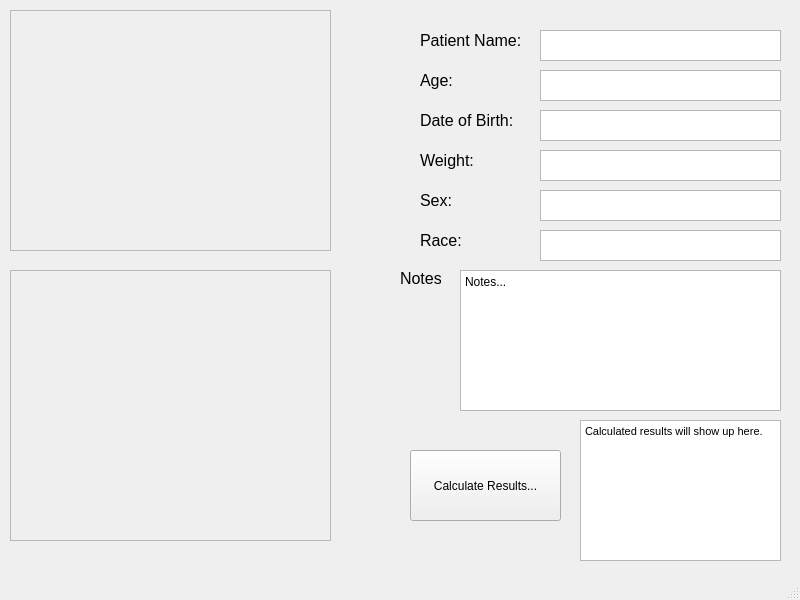
<?xml version="1.0" encoding="UTF-8"?>
<ui version="4.0">
 <class>QResultsWindow</class>
 <widget class="QMainWindow" name="QResultsWindow">
  <property name="geometry">
   <rect>
    <x>0</x>
    <y>0</y>
    <width>800</width>
    <height>600</height>
   </rect>
  </property>
  <property name="windowTitle">
   <string>Results</string>
  </property>
  <widget class="QWidget" name="centralwidget">
   <widget class="QFrame" name="SymptomSeverityFrame">
    <property name="geometry">
     <rect>
      <x>10</x>
      <y>10</y>
      <width>321</width>
      <height>241</height>
     </rect>
    </property>
    <property name="frameShape">
     <enum>QFrame::StyledPanel</enum>
    </property>
    <property name="frameShadow">
     <enum>QFrame::Raised</enum>
    </property>
   </widget>
   <widget class="QFrame" name="EyeTrackingFrame">
    <property name="geometry">
     <rect>
      <x>10</x>
      <y>270</y>
      <width>321</width>
      <height>271</height>
     </rect>
    </property>
    <property name="frameShape">
     <enum>QFrame::StyledPanel</enum>
    </property>
    <property name="frameShadow">
     <enum>QFrame::Raised</enum>
    </property>
   </widget>
   <widget class="QPlainTextEdit" name="plainTextEdit">
    <property name="geometry">
     <rect>
      <x>540</x>
      <y>70</y>
      <width>241</width>
      <height>31</height>
     </rect>
    </property>
   </widget>
   <widget class="QPlainTextEdit" name="patientNameText">
    <property name="geometry">
     <rect>
      <x>540</x>
      <y>30</y>
      <width>241</width>
      <height>31</height>
     </rect>
    </property>
   </widget>
   <widget class="QPlainTextEdit" name="plainTextEdit_3">
    <property name="geometry">
     <rect>
      <x>540</x>
      <y>150</y>
      <width>241</width>
      <height>31</height>
     </rect>
    </property>
   </widget>
   <widget class="QPlainTextEdit" name="plainTextEdit_4">
    <property name="geometry">
     <rect>
      <x>540</x>
      <y>110</y>
      <width>241</width>
      <height>31</height>
     </rect>
    </property>
   </widget>
   <widget class="QPlainTextEdit" name="plainTextEdit_7">
    <property name="geometry">
     <rect>
      <x>540</x>
      <y>230</y>
      <width>241</width>
      <height>31</height>
     </rect>
    </property>
   </widget>
   <widget class="QPlainTextEdit" name="plainTextEdit_8">
    <property name="geometry">
     <rect>
      <x>540</x>
      <y>190</y>
      <width>241</width>
      <height>31</height>
     </rect>
    </property>
   </widget>
   <widget class="QPlainTextEdit" name="plainTextEdit_9">
    <property name="geometry">
     <rect>
      <x>460</x>
      <y>270</y>
      <width>321</width>
      <height>141</height>
     </rect>
    </property>
    <property name="plainText">
     <string>Notes...
</string>
    </property>
   </widget>
   <widget class="QTextBrowser" name="textBrowser_10">
    <property name="geometry">
     <rect>
      <x>580</x>
      <y>420</y>
      <width>201</width>
      <height>141</height>
     </rect>
    </property>
    <property name="html">
     <string>&lt;!DOCTYPE HTML PUBLIC &quot;-//W3C//DTD HTML 4.0//EN&quot; &quot;http://www.w3.org/TR/REC-html40/strict.dtd&quot;&gt;
&lt;html&gt;&lt;head&gt;&lt;meta name=&quot;qrichtext&quot; content=&quot;1&quot; /&gt;&lt;style type=&quot;text/css&quot;&gt;
p, li { white-space: pre-wrap; }
&lt;/style&gt;&lt;/head&gt;&lt;body style=&quot; font-family:'MS Shell Dlg 2'; font-size:8.25pt; font-weight:400; font-style:normal;&quot;&gt;
&lt;p style=&quot; margin-top:0px; margin-bottom:0px; margin-left:0px; margin-right:0px; -qt-block-indent:0; text-indent:0px;&quot;&gt;Calculated results will show up here.&lt;/p&gt;&lt;/body&gt;&lt;/html&gt;</string>
    </property>
    <property name="textInteractionFlags">
     <set>Qt::TextBrowserInteraction</set>
    </property>
   </widget>
   <widget class="QLabel" name="label">
    <property name="geometry">
     <rect>
      <x>400</x>
      <y>270</y>
      <width>41</width>
      <height>16</height>
     </rect>
    </property>
    <property name="font">
     <font>
      <pointsize>12</pointsize>
     </font>
    </property>
    <property name="text">
     <string>Notes</string>
    </property>
   </widget>
   <widget class="QLabel" name="label_2">
    <property name="geometry">
     <rect>
      <x>420</x>
      <y>30</y>
      <width>101</width>
      <height>20</height>
     </rect>
    </property>
    <property name="font">
     <font>
      <pointsize>12</pointsize>
     </font>
    </property>
    <property name="text">
     <string>Patient Name:</string>
    </property>
   </widget>
   <widget class="QLabel" name="label_3">
    <property name="geometry">
     <rect>
      <x>420</x>
      <y>70</y>
      <width>101</width>
      <height>20</height>
     </rect>
    </property>
    <property name="font">
     <font>
      <pointsize>12</pointsize>
     </font>
    </property>
    <property name="text">
     <string>Age:</string>
    </property>
   </widget>
   <widget class="QLabel" name="label_4">
    <property name="geometry">
     <rect>
      <x>420</x>
      <y>110</y>
      <width>101</width>
      <height>20</height>
     </rect>
    </property>
    <property name="font">
     <font>
      <pointsize>12</pointsize>
     </font>
    </property>
    <property name="text">
     <string>Date of Birth:</string>
    </property>
   </widget>
   <widget class="QLabel" name="label_5">
    <property name="geometry">
     <rect>
      <x>420</x>
      <y>150</y>
      <width>101</width>
      <height>20</height>
     </rect>
    </property>
    <property name="font">
     <font>
      <pointsize>12</pointsize>
     </font>
    </property>
    <property name="text">
     <string>Weight:</string>
    </property>
   </widget>
   <widget class="QLabel" name="label_6">
    <property name="geometry">
     <rect>
      <x>420</x>
      <y>190</y>
      <width>101</width>
      <height>20</height>
     </rect>
    </property>
    <property name="font">
     <font>
      <pointsize>12</pointsize>
     </font>
    </property>
    <property name="text">
     <string>Sex:</string>
    </property>
   </widget>
   <widget class="QLabel" name="label_7">
    <property name="geometry">
     <rect>
      <x>420</x>
      <y>230</y>
      <width>101</width>
      <height>20</height>
     </rect>
    </property>
    <property name="font">
     <font>
      <pointsize>12</pointsize>
     </font>
    </property>
    <property name="text">
     <string>Race:</string>
    </property>
   </widget>
   <widget class="QPushButton" name="pushButton">
    <property name="geometry">
     <rect>
      <x>410</x>
      <y>450</y>
      <width>151</width>
      <height>71</height>
     </rect>
    </property>
    <property name="text">
     <string>Calculate Results...</string>
    </property>
   </widget>
  </widget>
  <widget class="QMenuBar" name="menubar">
   <property name="geometry">
    <rect>
     <x>0</x>
     <y>0</y>
     <width>800</width>
     <height>20</height>
    </rect>
   </property>
  </widget>
  <widget class="QStatusBar" name="statusbar"/>
 </widget>
 <resources/>
 <connections/>
</ui>
